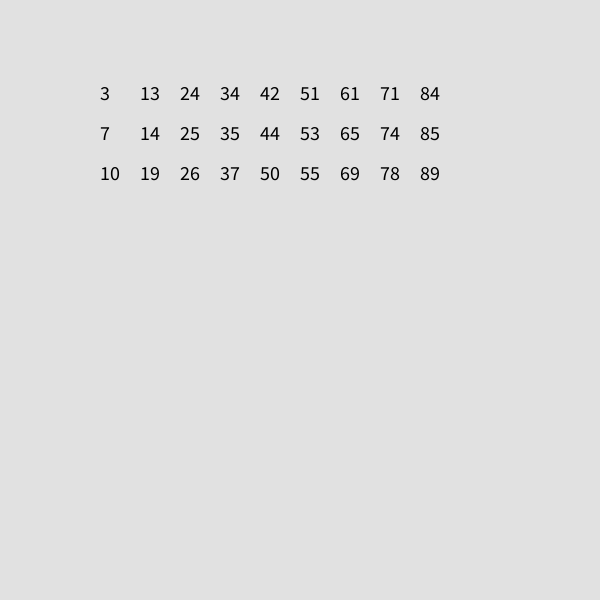
Frame 1 (no input)
Frame 60 (the mouse pressed at the canvas centre just before this capture): identical to frame 1, image omitted
Frame 120 (the mouse held since frame 60 and released just before this capture): identical to frame 1, image omitted

The Processing sketch that drew this single still picture (run headless with seeded random() and noise(); from frame 60 on, the mouse is pressed at the canvas centre):

// Processing sketch: bingo22
// ── bingo22.pde
import java.util.Arrays; //<>// //<>//

// Array til at lave kolonne
int[] kolonne = new int[3];

// 2D Array som svarer til vores bingo plade. 9 kolonner og 3 rækker
int[][] bingoPlade = new int[9][3];


void setup() {
  background(255);
  size(600, 600);
  textSize(20);
  fill(0);
  //funktionen findTreTal returnerer en kolonne med tre tal. En bingoPlade består af 9 kolonner - get it? :)

  // ****Lav en lykke som kan gentages 9 gange. Her starter din løkke

  for (int i =0; i < bingoPlade.length; i++) {
    // start med at finde tre tal
    kolonne = findTreTal(i);
    while (findEns(kolonne)) {
      kolonne = findTreTal(i);
    }

    // sorter kolonne stigende
    kolonne = sorter(kolonne);

    // **** put kolonne i bingPlade[i] det gør du her
    bingoPlade[i] = kolonne;

    // her slutter din løkke
  }
  int[]nuller = new int[4];
  for (int i=0; i<nuller.length; i++) {

    while (findEns(nuller)) {
      nuller = findFireTal();
      nuller = sorter(nuller);
    }
  }


  // her printer jeg bingopladen til consol
  for (int i=0; i<bingoPlade.length; i++) {
    println("-------");
    printArray(bingoPlade[i]);
  }
  println();
}
void draw() {
  background(225, 225, 225);
  udskriv();
}

int[] findTreTal(int faktor) {
  int[] tal = new int[3];
  for (int i=0; i < 3; i++) {
    // vi ganger faktor med 10 for at få 10'er 20'er etc
    tal[i]  = (int)random(1, 11)+faktor*10 ;
  }
  return tal;
}

int[] findFireTal() {
  int[] tal = new int[3];
  for (int i=0; i < 3; i++) {
    tal[i]  = (int)random(0, 9);
  }
  return tal;
}

int[] sorter(int[] tal) {
  int i=0;
  //for (int i =0; i <tal.length-1; i++) {
  while (i<tal.length-1) {
    if (tal[i]>tal[i+1]) {
      int temp = tal[i];
      tal[i]=tal[i+1];
      tal[i+1]=temp;
      i=0;
    } else {
      i++;
    }
  }
  return tal;
}

boolean findEns(int[] tal) {
  boolean notAlike = false;
  // find og ret dubletter
  for (int i =0; i<tal.length; i++) {
    for (int j=i+1; j<tal.length; j++) {
      if (tal[i] == tal[j]) {
        notAlike = true;
      }
    }
  }
  return notAlike;
}

void udskriv() {
  // udskriv bingoPlade
  // ****gentag så jænge i er mindre end ni
  // ****gentag så jænge j er mindre end 3
  // ****text(string,x-værdi+10*i,y-værdi+10*j);
  for (int i =0; i<bingoPlade.length; i++) {
    for (int j =0; j<bingoPlade[i].length; j++) {
      text(bingoPlade[i][j], 100+i*40, 100+j*40);
    }
  }
}
